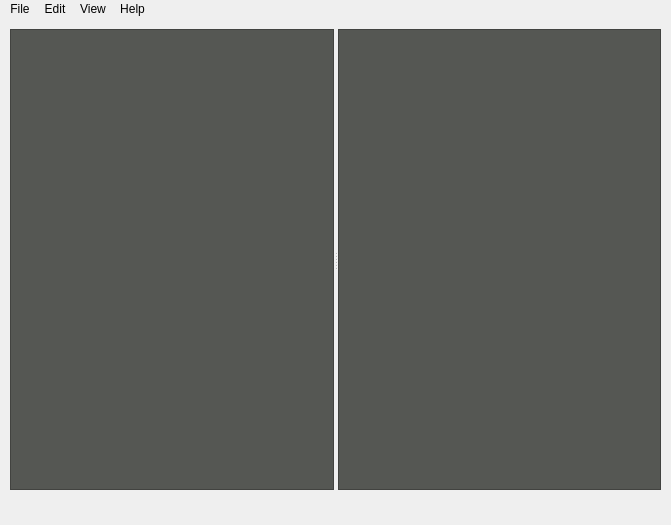
<?xml version="1.0" encoding="UTF-8"?>
<ui version="4.0">
 <class>MainWindow</class>
 <widget class="QMainWindow" name="MainWindow">
  <property name="geometry">
   <rect>
    <x>0</x>
    <y>0</y>
    <width>671</width>
    <height>525</height>
   </rect>
  </property>
  <property name="windowTitle">
   <string>MainWindow</string>
  </property>
  <property name="styleSheet">
   <string notr="true">border-color: rgb(46, 52, 54);</string>
  </property>
  <widget class="QWidget" name="centralwidget">
   <widget class="QSplitter" name="splitter">
    <property name="geometry">
     <rect>
      <x>10</x>
      <y>10</y>
      <width>651</width>
      <height>461</height>
     </rect>
    </property>
    <property name="orientation">
     <enum>Qt::Horizontal</enum>
    </property>
    <widget class="QListView" name="listView">
     <property name="styleSheet">
      <string notr="true">background-color: rgb(85, 87, 83);</string>
     </property>
    </widget>
    <widget class="QGraphicsView" name="graphicsView">
     <property name="styleSheet">
      <string notr="true">background-color: rgb(85, 87, 83);</string>
     </property>
    </widget>
   </widget>
  </widget>
  <widget class="QMenuBar" name="menubar">
   <property name="geometry">
    <rect>
     <x>0</x>
     <y>0</y>
     <width>671</width>
     <height>22</height>
    </rect>
   </property>
   <widget class="QMenu" name="menuFile">
    <property name="title">
     <string>File</string>
    </property>
    <addaction name="actionNew"/>
    <addaction name="actionLoad"/>
    <addaction name="actionSave"/>
    <addaction name="actionSave_As"/>
    <addaction name="separator"/>
    <addaction name="actionExit"/>
   </widget>
   <widget class="QMenu" name="menuEdit">
    <property name="title">
     <string>Edit</string>
    </property>
    <addaction name="actionUndo"/>
    <addaction name="actionRedo"/>
    <addaction name="separator"/>
    <addaction name="actionCut"/>
    <addaction name="actionCopy"/>
    <addaction name="actionPaste"/>
   </widget>
   <widget class="QMenu" name="menuView">
    <property name="title">
     <string>View</string>
    </property>
    <addaction name="actionDebug"/>
   </widget>
   <widget class="QMenu" name="menuHelp">
    <property name="title">
     <string>Help</string>
    </property>
    <addaction name="actionAbout"/>
   </widget>
   <addaction name="menuFile"/>
   <addaction name="menuEdit"/>
   <addaction name="menuView"/>
   <addaction name="menuHelp"/>
  </widget>
  <widget class="QStatusBar" name="statusbar"/>
  <action name="actionNew">
   <property name="text">
    <string>New</string>
   </property>
   <property name="shortcut">
    <string>Ctrl+N</string>
   </property>
  </action>
  <action name="actionLoad">
   <property name="text">
    <string>Load</string>
   </property>
   <property name="shortcut">
    <string>Ctrl+O</string>
   </property>
  </action>
  <action name="actionSave">
   <property name="text">
    <string>Save</string>
   </property>
   <property name="shortcut">
    <string>Ctrl+S</string>
   </property>
  </action>
  <action name="actionSave_As">
   <property name="text">
    <string>Save As...</string>
   </property>
   <property name="shortcut">
    <string>Ctrl+Shift+S</string>
   </property>
  </action>
  <action name="actionExit">
   <property name="text">
    <string>Exit</string>
   </property>
   <property name="shortcut">
    <string>Ctrl+Q</string>
   </property>
  </action>
  <action name="actionUndo">
   <property name="text">
    <string>Undo</string>
   </property>
   <property name="shortcut">
    <string>Ctrl+Z</string>
   </property>
  </action>
  <action name="actionRedo">
   <property name="text">
    <string>Redo</string>
   </property>
   <property name="shortcut">
    <string>Ctrl+Shift+Z</string>
   </property>
  </action>
  <action name="actionCut">
   <property name="text">
    <string>Cut</string>
   </property>
   <property name="shortcut">
    <string>Ctrl+X</string>
   </property>
  </action>
  <action name="actionCopy">
   <property name="text">
    <string>Copy</string>
   </property>
   <property name="shortcut">
    <string>Ctrl+C</string>
   </property>
  </action>
  <action name="actionPaste">
   <property name="text">
    <string>Paste</string>
   </property>
   <property name="shortcut">
    <string>Ctrl+V</string>
   </property>
  </action>
  <action name="actionDebug">
   <property name="text">
    <string>Debug</string>
   </property>
  </action>
  <action name="actionAbout">
   <property name="text">
    <string>About...</string>
   </property>
  </action>
 </widget>
 <resources/>
 <connections/>
</ui>
